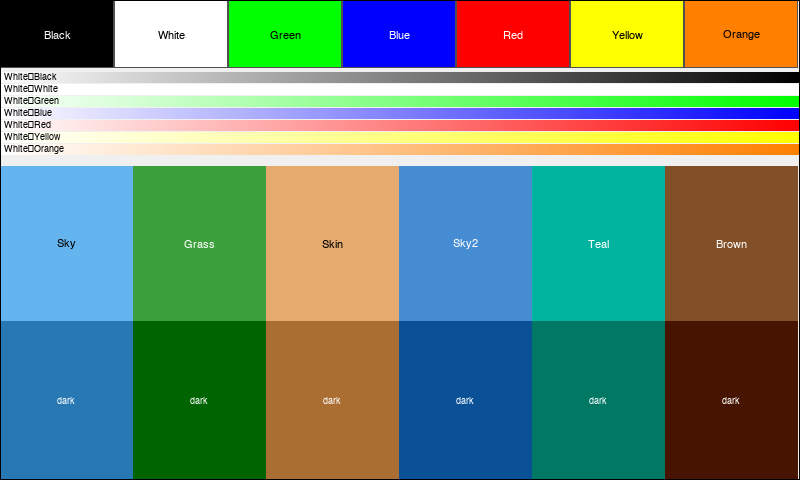

This chart was generated by the following Python code:
"""
Generate and optionally display a colour-test pattern for the 7-colour e-paper screen.

Usage:
    # Save pattern PNG only (no display hardware needed)
    uv run python test_pattern.py

    # Save AND push to display (Pi only)
    uv run python test_pattern.py --display

    # Apply the same display adjustments the pipeline uses
    uv run python test_pattern.py --display --adjust
"""
from __future__ import annotations

import argparse
from pathlib import Path

from PIL import Image, ImageDraw, ImageFont

W, H = 800, 480

# The 7 colours omni-epd maps to on this display (from omni-epd.ini palette_filter)
PALETTE = [
    ("Black",   (0,   0,   0)),
    ("White",   (255, 255, 255)),
    ("Green",   (0,   255, 0)),
    ("Blue",    (0,   0,   255)),
    ("Red",     (255, 0,   0)),
    ("Yellow",  (255, 255, 0)),
    ("Orange",  (255, 128, 0)),
]

# Typical real-world colours to show how they quantize
REAL_COLOURS = [
    ("Sky",     (100, 180, 240)),
    ("Grass",   (60,  160, 60)),
    ("Skin",    (230, 170, 110)),
    ("Sky2",    (70,  140, 210)),
    ("Teal",    (0,   180, 160)),
    ("Brown",   (130, 80,  40)),
]

try:
    _font = ImageFont.truetype("/System/Library/Fonts/Helvetica.ttc", 11)
    _font_sm = ImageFont.truetype("/System/Library/Fonts/Helvetica.ttc", 9)
except Exception:
    _font = ImageFont.load_default()
    _font_sm = _font


def _label_colour(bg: tuple[int, int, int]) -> tuple[int, int, int]:
    r, g, b = bg
    return (0, 0, 0) if (0.299 * r + 0.587 * g + 0.114 * b) > 128 else (255, 255, 255)


def _draw_text_centred(draw: ImageDraw.ImageDraw, text: str, cx: int, cy: int,
                        fill: tuple[int, int, int], font: ImageFont.FreeTypeFont) -> None:
    bbox = draw.textbbox((0, 0), text, font=font)
    tw, th = bbox[2] - bbox[0], bbox[3] - bbox[1]
    draw.text((cx - tw // 2, cy - th // 2), text, fill=fill, font=font)


def build_pattern() -> Image.Image:
    img = Image.new("RGB", (W, H), (240, 240, 240))
    draw = ImageDraw.Draw(img)

    # ── Section 1: solid palette swatches (top strip, ~70px tall) ─────────────
    swatch_h = 68
    swatch_w = W // len(PALETTE)
    for i, (name, colour) in enumerate(PALETTE):
        x0 = i * swatch_w
        draw.rectangle([x0, 0, x0 + swatch_w - 1, swatch_h - 1], fill=colour)
        draw.rectangle([x0, 0, x0 + swatch_w - 1, swatch_h - 1], outline=(80, 80, 80))
        _draw_text_centred(draw, name, x0 + swatch_w // 2, swatch_h // 2,
                           _label_colour(colour), _font)

    # ── Section 2: gradient ramps white → each palette colour (middle block) ──
    ramp_top = swatch_h + 4
    ramp_h = 90
    steps = W
    for i, (name, colour) in enumerate(PALETTE):
        row_y = ramp_top + i * (ramp_h // len(PALETTE))
        row_h = ramp_h // len(PALETTE) - 1
        for x in range(steps):
            t = x / (steps - 1)
            r = int(255 + (colour[0] - 255) * t)
            g = int(255 + (colour[1] - 255) * t)
            b = int(255 + (colour[2] - 255) * t)
            draw.line([(x, row_y), (x, row_y + row_h - 1)], fill=(r, g, b))
        label_fg = _label_colour(colour)
        draw.text((4, row_y + 1), f"White→{name}", fill=(0, 0, 0), font=_font_sm)

    # ── Section 3: "real world" colour swatches + their neighbours ─────────────
    real_top = ramp_top + ramp_h + 4
    real_h = (H - real_top - 4) // 2
    real_w = W // len(REAL_COLOURS)
    for i, (name, colour) in enumerate(REAL_COLOURS):
        x0 = i * real_w
        # Top half: raw colour
        draw.rectangle([x0, real_top, x0 + real_w - 1, real_top + real_h - 1], fill=colour)
        _draw_text_centred(draw, name, x0 + real_w // 2, real_top + real_h // 2,
                           _label_colour(colour), _font)
        # Bottom half: slightly darker version (-40)
        darker = tuple(max(0, c - 60) for c in colour)
        draw.rectangle([x0, real_top + real_h, x0 + real_w - 1, H - 2], fill=darker)  # type: ignore[arg-type]
        _draw_text_centred(draw, "dark", x0 + real_w // 2, real_top + real_h + (H - real_top - real_h) // 2,
                           _label_colour(darker), _font_sm)  # type: ignore[arg-type]

    # border
    draw.rectangle([0, 0, W - 1, H - 1], outline=(0, 0, 0))

    return img


def main() -> None:
    parser = argparse.ArgumentParser()
    parser.add_argument("--display", action="store_true", help="push to e-paper display")
    parser.add_argument("--adjust", action="store_true",
                        help="apply display adjustments (gamma/contrast/brightness/saturation)")
    parser.add_argument("--out", default="test_pattern.png", help="output PNG path")
    args = parser.parse_args()

    img = build_pattern()
    out = Path(args.out)
    img.save(out)
    print(f"Saved: {out}")

    if args.display:
        import os
        from epaper_goodnews.config import load_config
        from epaper_goodnews.display_controller import DisplayController

        cfg = load_config()
        device = os.getenv("EPAPER_DEVICE", cfg.epaper_device)

        if args.adjust:
            ctrl = DisplayController(
                device_type=device,
                saturation=cfg.display_saturation,
                brightness=cfg.display_brightness,
                contrast=cfg.display_contrast,
                gamma=cfg.display_gamma,
            )
            print(f"Adjustments: gamma={cfg.display_gamma} contrast={cfg.display_contrast} "
                  f"brightness={cfg.display_brightness} saturation={cfg.display_saturation}")
        else:
            ctrl = DisplayController(device_type=device)
            print("No display adjustments (raw output)")

        print(f"Pushing to display: {device}")
        ctrl.display_image(out)
        print("Done.")


if __name__ == "__main__":
    main()
